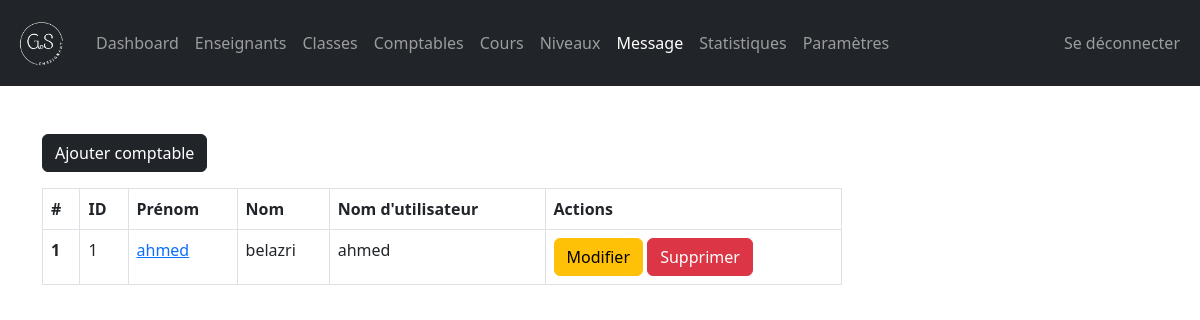
The app's page /admin/registrar-office.php (signed in) with its own data.
### tables this page shows
CREATE TABLE `registrar_office` (
  `r_user_id` int(11) NOT NULL,
  `username` varchar(127) NOT NULL,
  `password` varchar(255) NOT NULL,
  `fname` varchar(31) NOT NULL,
  `lname` varchar(31) NOT NULL,
  `address` varchar(31) NOT NULL,
  `employee_number` int(11) NOT NULL,
  `date_of_birth` date NOT NULL,
  `phone_number` varchar(31) NOT NULL,
  `qualification` varchar(31) NOT NULL,
  `gender` varchar(7) NOT NULL,
  `email_address` varchar(255) NOT NULL,
  `date_of_joined` datetime NOT NULL DEFAULT current_timestamp()
);

### admin/data/registrar_office.php (called while the page is built, shortened)
<?php
function getAllR_users($conn){
   $sql = "SELECT * FROM registrar_office";
   $stmt = $conn->prepare($sql);
   $stmt->execute();
   if ($stmt->rowCount() >= 1) {
     $teachers = $stmt->fetchAll();
     return $teachers;
   }else {
   	return 0;
   }
}

### admin/registrar-office.php (the view, shortened to what this page needs)
<?php
if (isset($_SESSION['admin_id']) &&
    isset($_SESSION['role'])) {
    if ($_SESSION['role'] == 'Admin') {
       include "../DB_connection.php";
       include "data/registrar_office.php";
       $r_users = getAllR_users($conn);
 ?>
<!DOCTYPE html>
<html lang="en">
<head>
	<link rel="stylesheet" href="https://cdn.jsdelivr.net/npm/bootstrap@5.2.0/dist/css/bootstrap.min.css">
	<link rel="stylesheet" href="../css/style.css">
  <link rel="stylesheet" href="https://cdnjs.cloudflare.com/ajax/libs/font-awesome/4.7.0/css/font-awesome.min.css">
</head>
<body>
    <?php
        include "inc/navbar.php";
        if ($r_users != 0) {
     ?>
     <div class="container mt-5">
        <a href="registrar-office-add.php"
           class="btn btn-dark">Ajouter comptable</a>
           <div class="table-responsive">
              <table class="table table-bordered mt-3 n-table">
                <thead>
                  <tr>
                    <th scope="col">#</th>
                    <th scope="col">ID</th>
                    <th scope="col">Prénom</th>
                    <th scope="col">Nom</th>
                    <th scope="col">Nom d'utilisateur</th>
                    <th scope="col">Actions</th>
                  </tr>
                </thead>
                <tbody>
                  <?php $i = 0; foreach ($r_users as $r_user ) {
                    $i++;  ?>
                  <tr>
                    <th scope="row"><?=$i?></th>
                    <td><?=$r_user['r_user_id']?></td>
                    <td><a href="registrar-office-view.php?r_user_id=<?=$r_user['r_user_id']?>">
                         <?=$r_user['fname']?></a></td>
                    <td><?=$r_user['lname']?></td>
                    <td><?=$r_user['username']?></td>
                    <td>
                        <a href="registrar-office-edit.php?r_user_id=<?=$r_user['r_user_id']?>"
                           class="btn btn-warning">Modifier</a>
                        <a href="registrar-office-delete.php?r_user_id=<?=$r_user['r_user_id']?>"
                           class="btn btn-danger">Supprimer</a>
                    </td>
                  </tr>
                <?php } ?>
                </tbody>
              </table>
           </div>
         <?php } ?>
     </div>
</body>
</html>
<?php
  }else {
    header("Location: ../login.php");
    exit;
  }
}else {
	header("Location: ../login.php");
	exit;
}
?>

### css/style.css (style rules this page uses)
.n-table { max-width: 800px; }

### records on screen
registrar_office: r_user_id "1", fname "ahmed", lname "belazri", username "ahmed"
